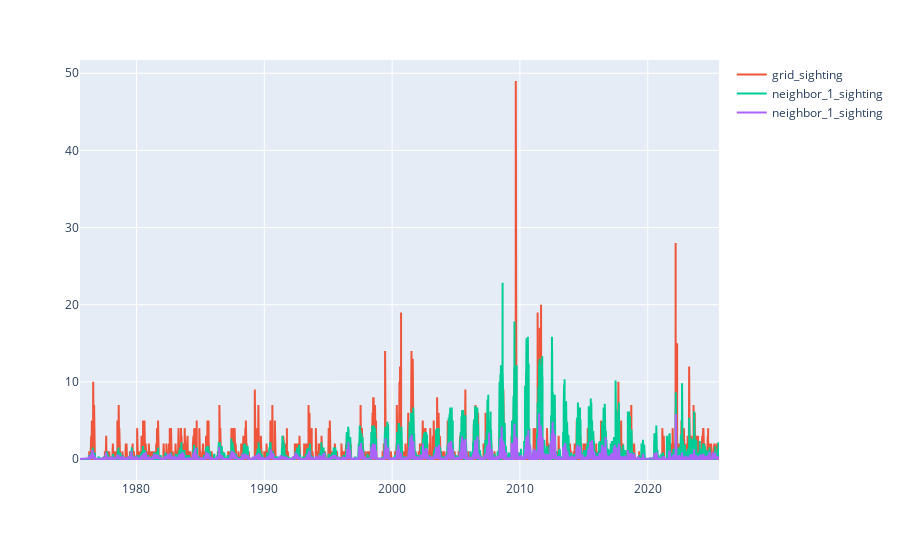

Notebook source saved alongside this figure:
### Code cell
fig = px.line()
fig.add_scatter(
    x=typical_sighting["DATE"],
    y=typical_sighting["SIGHTING_COUNT"],
    name="grid_sighting",
)
fig.add_scatter(
    x=mean_neighbor_sighting_1["DATE"],
    y=mean_neighbor_sighting_1["SIGHTING_COUNT"],
    name="neighbor_1_sighting",
)
fig.add_scatter(
    x=mean_neighbor_sighting_2["DATE"],
    y=mean_neighbor_sighting_2["SIGHTING_COUNT"],
    name="neighbor_1_sighting",
)
fig.show()

### Figure 1 — Plotly figure (JSON) as saved in the notebook; plotly's stock layout.template omitted (floating-point values rounded to 4 significant figures; data arrays with more than 128 entries replaced by an {"elided": "..."} marker saying what was removed)
{"data": [{"hovertemplate": "<extra></extra>", "legendgroup": "", "line": {"color": "#636efa", "dash": "solid"}, "marker": {"symbol": "circle"}, "mode": "lines", "name": "", "orientation": "v", "showlegend": false, "type": "scatter", "xaxis": "x", "yaxis": "y"}, {"name": "grid_sighting", "type": "scatter", "x": {"elided": "18260 str values"}, "y": {"elided": "18260 float values"}}, {"name": "neighbor_1_sighting", "type": "scatter", "x": {"elided": "18260 str values"}, "y": {"elided": "18260 float values"}}, {"name": "neighbor_1_sighting", "type": "scatter", "x": {"elided": "18260 str values"}, "y": {"elided": "18260 float values"}}], "layout": {"legend": {"tracegroupgap": 0}, "margin": {"t": 60}, "xaxis": {"anchor": "y", "domain": [0, 1]}, "yaxis": {"anchor": "x", "domain": [0, 1]}}}
